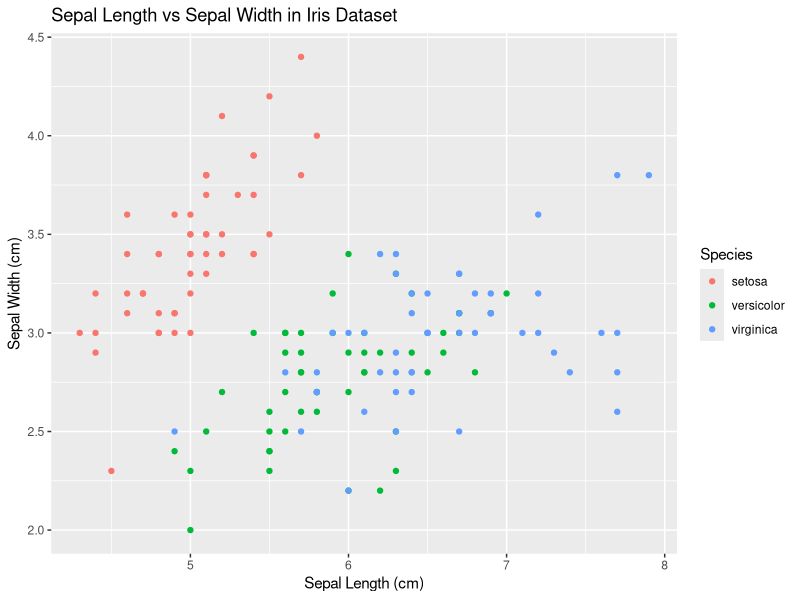

Write the R code that produced this figure.
library(ggplot2)

# Load data
data(iris)
head(iris)

# Create a scatter plot using the iris dataset
ggplot(data = iris, aes(x = Sepal.Length, y = Sepal.Width, color = Species)) +
  geom_point() +
  labs(title = "Sepal Length vs Sepal Width in Iris Dataset",
       x = "Sepal Length (cm)",
       y = "Sepal Width (cm)")